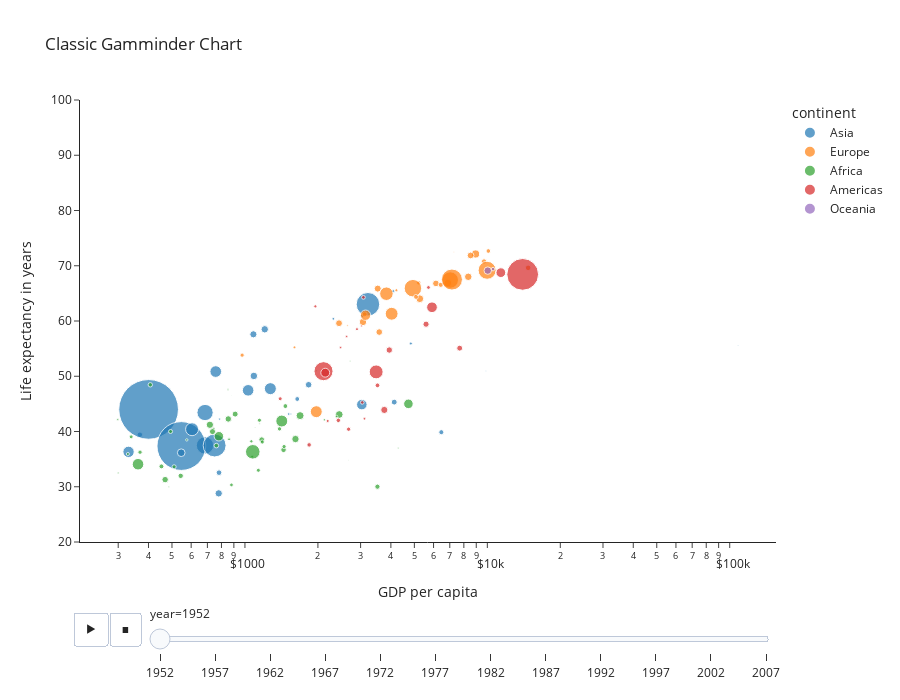

Source (notebook cell):
### Code cell
px.scatter(df,
           x="gdpPercap",
           y="lifeExp",
           size="pop",
           size_max=65,
           hover_name="country",
           hover_data=df.columns,
           color="continent", 
           animation_frame="year",
           animation_group="country",
           range_y=[20,100],
           log_x=True,
           height=700,
          template="simple_white",
          title="Classic Gamminder Chart",
          labels=dict(gdpPercap="GDP per capita",
                     lifeExp="Life expectancy in years")).update_xaxes(tickprefix="$")

### Figure 1 — Plotly figure (JSON) as saved in the notebook; plotly's stock layout.template omitted (floating-point values rounded to 4 significant figures; data arrays with more than 128 entries replaced by an {"elided": "..."} marker saying what was removed)
{"data": [{"customdata": {"elided": "33x8 mixed values"}, "hovertemplate": "<b>%{hovertext}</b><br><br>continent=%{customdata[1]}<br>year=%{customdata[2]}<br>GDP per capita=%{customdata[5]}<br>Life expectancy in years=%{customdata[3]}<br>pop=%{customdata[4]}<br>country=%{customdata[0]}<br>iso_alpha=%{customdata[6]}<br>iso_num=%{customdata[7]}<extra></extra>", "hovertext": ["Afghanistan", "Bahrain", "Bangladesh", "Cambodia", "China", "Hong Kong, China", "India", "Indonesia", "Iran", "Iraq", "Israel", "Japan", "Jordan", "Korea, Dem. Rep.", "Korea, Rep.", "Kuwait", "Lebanon", "Malaysia", "Mongolia", "Myanmar", "Nepal", "Oman", "Pakistan", "Philippines", "Saudi Arabia", "Singapore", "Sri Lanka", "Syria", "Taiwan", "Thailand", "Vietnam", "West Bank and Gaza", "Yemen, Rep."], "ids": ["Afghanistan", "Bahrain", "Bangladesh", "Cambodia", "China", "Hong Kong, China", "India", "Indonesia", "Iran", "Iraq", "Israel", "Japan", "Jordan", "Korea, Dem. Rep.", "Korea, Rep.", "Kuwait", "Lebanon", "Malaysia", "Mongolia", "Myanmar", "Nepal", "Oman", "Pakistan", "Philippines", "Saudi Arabia", "Singapore", "Sri Lanka", "Syria", "Taiwan", "Thailand", "Vietnam", "West Bank and Gaza", "Yemen, Rep."], "legendgroup": "Asia", "marker": {"color": "#1F77B4", "size": [8425333, 120447, 46886859, 4693836, 556263527, 2125900, 372000000, 82052000, 17272000, 5441766, 1620914, 86459025, 607914, 8865488, 20947571, 160000, 1439529, 6748378, 800663, 20092996, 9182536, 507833, 41346560, 22438691, 4005677, 1127000, 7982342, 3661549, 8550362, 21289402, 26246839, 1030585, 4963829], "sizemode": "area", "sizeref": 312100.0, "symbol": "circle"}, "mode": "markers", "name": "Asia", "orientation": "v", "showlegend": true, "type": "scatter", "x": [779.4, 9867.0, 684.2, 368.5, 400.4, 3054.0, 546.6, 749.7, 3035.0, 4130.0, 4087.0, 3217.0, 1547.0, 1088.0, 1031.0, 108400.0, 4835.0, 1831.0, 786.6, 331, 545.9, 1828.0, 684.6, 1273.0, 6460.0, 2315.0, 1084.0, 1643.0, 1207.0, 757.8, 605.1, 1516.0, 781.7], "xaxis": "x", "y": [28.8, 50.94, 37.48, 39.42, 44, 60.96, 37.37, 37.47, 44.87, 45.32, 65.39, 63.03, 43.16, 50.06, 47.45, 55.56, 55.93, 48.46, 42.24, 36.32, 36.16, 37.58, 43.44, 47.75, 39.88, 60.4, 57.59, 45.88, 58.5, 50.85, 40.41, 43.16, 32.55], "yaxis": "y"}, {"customdata": {"elided": "30x8 mixed values"}, "hovertemplate": "<b>%{hovertext}</b><br><br>continent=%{customdata[1]}<br>year=%{customdata[2]}<br>GDP per capita=%{customdata[5]}<br>Life expectancy in years=%{customdata[3]}<br>pop=%{customdata[4]}<br>country=%{customdata[0]}<br>iso_alpha=%{customdata[6]}<br>iso_num=%{customdata[7]}<extra></extra>", "hovertext": ["Albania", "Austria", "Belgium", "Bosnia and Herzegovina", "Bulgaria", "Croatia", "Czech Republic", "Denmark", "Finland", "France", "Germany", "Greece", "Hungary", "Iceland", "Ireland", "Italy", "Montenegro", "Netherlands", "Norway", "Poland", "Portugal", "Romania", "Serbia", "Slovak Republic", "Slovenia", "Spain", "Sweden", "Switzerland", "Turkey", "United Kingdom"], "ids": ["Albania", "Austria", "Belgium", "Bosnia and Herzegovina", "Bulgaria", "Croatia", "Czech Republic", "Denmark", "Finland", "France", "Germany", "Greece", "Hungary", "Iceland", "Ireland", "Italy", "Montenegro", "Netherlands", "Norway", "Poland", "Portugal", "Romania", "Serbia", "Slovak Republic", "Slovenia", "Spain", "Sweden", "Switzerland", "Turkey", "United Kingdom"], "legendgroup": "Europe", "marker": {"color": "#FF7F0E", "size": [1282697, 6927772, 8730405, 2791000, 7274900, 3882229, 9125183, 4334000, 4090500, 42459667, 69145952, 7733250, 9504000, 147962, 2952156, 47666000, 413834, 10381988, 3327728, 25730551, 8526050, 16630000, 6860147, 3558137, 1489518, 28549870, 7124673, 4815000, 22235677, 50430000], "sizemode": "area", "sizeref": 312100.0, "symbol": "circle"}, "mode": "markers", "name": "Europe", "orientation": "v", "showlegend": true, "type": "scatter", "x": [1601.0, 6137.0, 8343.0, 973.5, 2444.0, 3119.0, 6876.0, 9692.0, 6425.0, 7030.0, 7144.0, 3531.0, 5264.0, 7268.0, 5210.0, 4931.0, 2648.0, 8942.0, 10100.0, 4029.0, 3068.0, 3145.0, 3581.0, 5075.0, 4215.0, 3834.0, 8528.0, 14730.0, 1969.0, 9980.0], "xaxis": "x", "y": [55.23, 66.8, 68, 53.82, 59.6, 61.21, 66.87, 70.78, 66.55, 67.41, 67.5, 65.86, 64.03, 72.49, 66.91, 65.94, 59.16, 72.13, 72.67, 61.31, 59.82, 61.05, 58.0, 64.36, 65.57, 64.94, 71.86, 69.62, 43.59, 69.18], "yaxis": "y"}, {"customdata": {"elided": "52x8 mixed values"}, "hovertemplate": "<b>%{hovertext}</b><br><br>continent=%{customdata[1]}<br>year=%{customdata[2]}<br>GDP per capita=%{customdata[5]}<br>Life expectancy in years=%{customdata[3]}<br>pop=%{customdata[4]}<br>country=%{customdata[0]}<br>iso_alpha=%{customdata[6]}<br>iso_num=%{customdata[7]}<extra></extra>", "hovertext": ["Algeria", "Angola", "Benin", "Botswana", "Burkina Faso", "Burundi", "Cameroon", "Central African Republic", "Chad", "Comoros", "Congo, Dem. Rep.", "Congo, Rep.", "Cote d'Ivoire", "Djibouti", "Egypt", "Equatorial Guinea", "Eritrea", "Ethiopia", "Gabon", "Gambia", "Ghana", "Guinea", "Guinea-Bissau", "Kenya", "Lesotho", "Liberia", "Libya", "Madagascar", "Malawi", "Mali", "Mauritania", "Mauritius", "Morocco", "Mozambique", "Namibia", "Niger", "Nigeria", "Reunion", "Rwanda", "Sao Tome and Principe", "Senegal", "Sierra Leone", "Somalia", "South Africa", "Sudan", "Swaziland", "Tanzania", "Togo", "Tunisia", "Uganda", "Zambia", "Zimbabwe"], "ids": ["Algeria", "Angola", "Benin", "Botswana", "Burkina Faso", "Burundi", "Cameroon", "Central African Republic", "Chad", "Comoros", "Congo, Dem. Rep.", "Congo, Rep.", "Cote d'Ivoire", "Djibouti", "Egypt", "Equatorial Guinea", "Eritrea", "Ethiopia", "Gabon", "Gambia", "Ghana", "Guinea", "Guinea-Bissau", "Kenya", "Lesotho", "Liberia", "Libya", "Madagascar", "Malawi", "Mali", "Mauritania", "Mauritius", "Morocco", "Mozambique", "Namibia", "Niger", "Nigeria", "Reunion", "Rwanda", "Sao Tome and Principe", "Senegal", "Sierra Leone", "Somalia", "South Africa", "Sudan", "Swaziland", "Tanzania", "Togo", "Tunisia", "Uganda", "Zambia", "Zimbabwe"], "legendgroup": "Africa", "marker": {"color": "#2CA02C", "size": [9279525, 4232095, 1738315, 442308, 4469979, 2445618, 5009067, 1291695, 2682462, 153936, 14100005, 854885, 2977019, 63149, 22223309, 216964, 1438760, 20860941, 420702, 284320, 5581001, 2664249, 580653, 6464046, 748747, 863308, 1019729, 4762912, 2917802, 3838168, 1022556, 516556, 9939217, 6446316, 485831, 3379468, 33119096, 257700, 2534927, 60011, 2755589, 2143249, 2526994, 14264935, 8504667, 290243, 8322925, 1219113, 3647735, 5824797, 2672000, 3080907], "sizemode": "area", "sizeref": 312100.0, "symbol": "circle"}, "mode": "markers", "name": "Africa", "orientation": "v", "showlegend": true, "type": "scatter", "x": [2449.0, 3521.0, 1063.0, 851.2, 543.3, 339.3, 1173.0, 1071.0, 1179.0, 1103.0, 780.5, 2126.0, 1389.0, 2670.0, 1419.0, 375.6, 328.9, 362.1, 4293.0, 485.2, 911.3, 510.2, 299.9, 853.5, 298.8, 575.6, 2388.0, 1443.0, 369.2, 452.3, 743.1, 1968.0, 1688.0, 468.5, 2424.0, 761.9, 1077.0, 2719.0, 493.3, 879.6, 1450.0, 879.8, 1136.0, 4725.0, 1616.0, 1148.0, 716.7, 859.8, 1468.0, 734.8, 1147.0, 406.9], "xaxis": "x", "y": [43.08, 30.02, 38.22, 47.62, 31.98, 39.03, 38.52, 35.46, 38.09, 40.72, 39.14, 42.11, 40.48, 34.81, 41.89, 34.48, 35.93, 34.08, 37.0, 30, 43.15, 33.61, 32.5, 42.27, 42.14, 38.48, 42.72, 36.68, 36.26, 33.69, 40.54, 50.99, 42.87, 31.29, 41.73, 37.44, 36.32, 52.72, 40, 46.47, 37.28, 30.33, 32.98, 45.01, 38.63, 41.41, 41.22, 38.6, 44.6, 39.98, 42.04, 48.45], "yaxis": "y"}, {"customdata": {"elided": "25x8 mixed values"}, "hovertemplate": "<b>%{hovertext}</b><br><br>continent=%{customdata[1]}<br>year=%{customdata[2]}<br>GDP per capita=%{customdata[5]}<br>Life expectancy in years=%{customdata[3]}<br>pop=%{customdata[4]}<br>country=%{customdata[0]}<br>iso_alpha=%{customdata[6]}<br>iso_num=%{customdata[7]}<extra></extra>", "hovertext": ["Argentina", "Bolivia", "Brazil", "Canada", "Chile", "Colombia", "Costa Rica", "Cuba", "Dominican Republic", "Ecuador", "El Salvador", "Guatemala", "Haiti", "Honduras", "Jamaica", "Mexico", "Nicaragua", "Panama", "Paraguay", "Peru", "Puerto Rico", "Trinidad and Tobago", "United States", "Uruguay", "Venezuela"], "ids": ["Argentina", "Bolivia", "Brazil", "Canada", "Chile", "Colombia", "Costa Rica", "Cuba", "Dominican Republic", "Ecuador", "El Salvador", "Guatemala", "Haiti", "Honduras", "Jamaica", "Mexico", "Nicaragua", "Panama", "Paraguay", "Peru", "Puerto Rico", "Trinidad and Tobago", "United States", "Uruguay", "Venezuela"], "legendgroup": "Americas", "marker": {"color": "#D62728", "size": [17876956, 2883315, 56602560, 14785584, 6377619, 12350771, 926317, 6007797, 2491346, 3548753, 2042865, 3146381, 3201488, 1517453, 1426095, 30144317, 1165790, 940080, 1555876, 8025700, 2227000, 662850, 157553000, 2252965, 5439568], "sizemode": "area", "sizeref": 312100.0, "symbol": "circle"}, "mode": "markers", "name": "Americas", "orientation": "v", "showlegend": true, "type": "scatter", "x": [5911.0, 2677.0, 2109.0, 11370.0, 3940.0, 2144.0, 2627.0, 5587.0, 1398.0, 3522.0, 3048.0, 2428.0, 1840.0, 2195.0, 2899.0, 3478.0, 3112.0, 2480.0, 1952.0, 3759.0, 3082.0, 3023.0, 13990.0, 5717.0, 7690.0], "xaxis": "x", "y": [62.48, 40.41, 50.92, 68.75, 54.74, 50.64, 57.21, 59.42, 45.93, 48.36, 45.26, 42.02, 37.58, 41.91, 58.53, 50.79, 42.31, 55.19, 62.65, 43.9, 64.28, 59.1, 68.44, 66.07, 55.09], "yaxis": "y"}, {"customdata": [["Australia", "Oceania", 1952, 69.12, 8691212, 10040.0, "AUS", 36], ["New Zealand", "Oceania", 1952, 69.39, 1994794, 10560.0, "NZL", 554]], "hovertemplate": "<b>%{hovertext}</b><br><br>continent=%{customdata[1]}<br>year=%{customdata[2]}<br>GDP per capita=%{customdata[5]}<br>Life expectancy in years=%{customdata[3]}<br>pop=%{customdata[4]}<br>country=%{customdata[0]}<br>iso_alpha=%{customdata[6]}<br>iso_num=%{customdata[7]}<extra></extra>", "hovertext": ["Australia", "New Zealand"], "ids": ["Australia", "New Zealand"], "legendgroup": "Oceania", "marker": {"color": "#9467BD", "size": [8691212, 1994794], "sizemode": "area", "sizeref": 312100.0, "symbol": "circle"}, "mode": "markers", "name": "Oceania", "orientation": "v", "showlegend": true, "type": "scatter", "x": [10040.0, 10560.0], "xaxis": "x", "y": [69.12, 69.39], "yaxis": "y"}], "layout": {"height": 700, "legend": {"itemsizing": "constant", "title": {"text": "continent"}, "tracegroupgap": 0}, "sliders": [{"active": 0, "currentvalue": {"prefix": "year="}, "len": 0.9, "pad": {"b": 10, "t": 60}, "steps": [{"args": [["1952"], {"frame": {"duration": 0, "redraw": false}, "fromcurrent": true, "mode": "immediate", "transition": {"duration": 0, "easing": "linear"}}], "label": "1952", "method": "animate"}, {"args": [["1957"], {"frame": {"duration": 0, "redraw": false}, "fromcurrent": true, "mode": "immediate", "transition": {"duration": 0, "easing": "linear"}}], "label": "1957", "method": "animate"}, {"args": [["1962"], {"frame": {"duration": 0, "redraw": false}, "fromcurrent": true, "mode": "immediate", "transition": {"duration": 0, "easing": "linear"}}], "label": "1962", "method": "animate"}, {"args": [["1967"], {"frame": {"duration": 0, "redraw": false}, "fromcurrent": true, "mode": "immediate", "transition": {"duration": 0, "easing": "linear"}}], "label": "1967", "method": "animate"}, {"args": [["1972"], {"frame": {"duration": 0, "redraw": false}, "fromcurrent": true, "mode": "immediate", "transition": {"duration": 0, "easing": "linear"}}], "label": "1972", "method": "animate"}, {"args": [["1977"], {"frame": {"duration": 0, "redraw": false}, "fromcurrent": true, "mode": "immediate", "transition": {"duration": 0, "easing": "linear"}}], "label": "1977", "method": "animate"}, {"args": [["1982"], {"frame": {"duration": 0, "redraw": false}, "fromcurrent": true, "mode": "immediate", "transition": {"duration": 0, "easing": "linear"}}], "label": "1982", "method": "animate"}, {"args": [["1987"], {"frame": {"duration": 0, "redraw": false}, "fromcurrent": true, "mode": "immediate", "transition": {"duration": 0, "easing": "linear"}}], "label": "1987", "method": "animate"}, {"args": [["1992"], {"frame": {"duration": 0, "redraw": false}, "fromcurrent": true, "mode": "immediate", "transition": {"duration": 0, "easing": "linear"}}], "label": "1992", "method": "animate"}, {"args": [["1997"], {"frame": {"duration": 0, "redraw": false}, "fromcurrent": true, "mode": "immediate", "transition": {"duration": 0, "easing": "linear"}}], "label": "1997", "method": "animate"}, {"args": [["2002"], {"frame": {"duration": 0, "redraw": false}, "fromcurrent": true, "mode": "immediate", "transition": {"duration": 0, "easing": "linear"}}], "label": "2002", "method": "animate"}, {"args": [["2007"], {"frame": {"duration": 0, "redraw": false}, "fromcurrent": true, "mode": "immediate", "transition": {"duration": 0, "easing": "linear"}}], "label": "2007", "method": "animate"}], "x": 0.1, "xanchor": "left", "y": 0, "yanchor": "top"}], "title": {"text": "Classic Gamminder Chart"}, "updatemenus": [{"buttons": [{"args": [null, {"frame": {"duration": 500, "redraw": false}, "fromcurrent": true, "mode": "immediate", "transition": {"duration": 500, "easing": "linear"}}], "label": "&#9654;", "method": "animate"}, {"args": [[null], {"frame": {"duration": 0, "redraw": false}, "fromcurrent": true, "mode": "immediate", "transition": {"duration": 0, "easing": "linear"}}], "label": "&#9724;", "method": "animate"}], "direction": "left", "pad": {"r": 10, "t": 70}, "showactive": false, "type": "buttons", "x": 0.1, "xanchor": "right", "y": 0, "yanchor": "top"}], "xaxis": {"anchor": "y", "domain": [0, 1], "tickprefix": "$", "title": {"text": "GDP per capita"}, "type": "log"}, "yaxis": {"anchor": "x", "domain": [0, 1], "range": [20, 100], "title": {"text": "Life expectancy in years"}}}}
